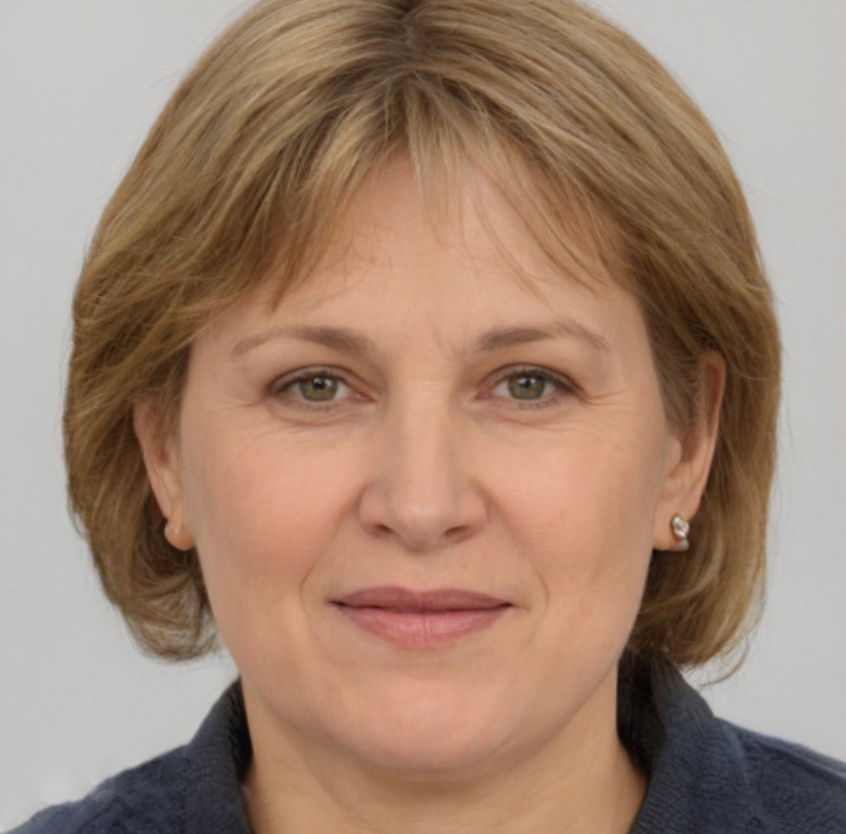
#> input picture IMG_2828.jpg, 846 x 834 px, shrunk from 1125 x 1109 before the run
$ python 'Lab 1 (Image Brightening).py'
#> lines starting #> are read from the running program, lines starting #| are printed output that depends on the picture
import cv2
import numpy as np
imagedata_brt = cv2.imread('IMG_2828.jpg')
#> imagedata_brt is the input picture: shape (834, 846, 3); mean B, G, R 113.7, 132.4, 160.3
cv2.imshow("Original", imagedata_brt)
Intensity_Matrix = np.ones(imagedata_brt.shape, dtype = "uint8") * 75
print(Intensity_Matrix)
#> (printed output is left out)
brightened_image = cv2.add(imagedata_brt, Intensity_Matrix)
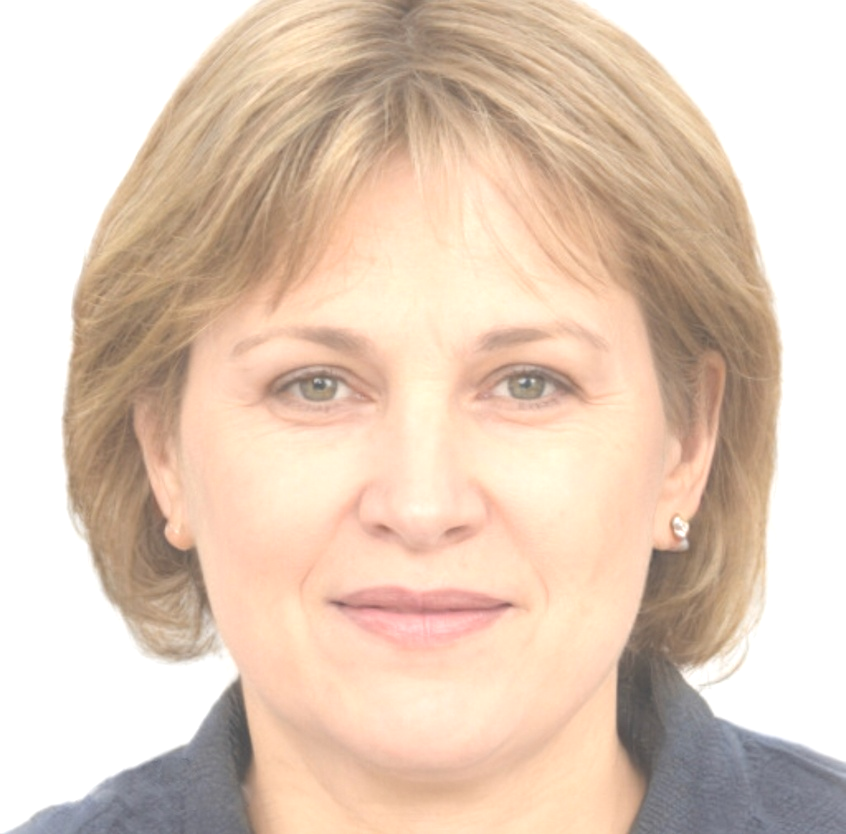
#> brightened_image: shape (834, 846, 3); mean B, G, R 185.2, 203.4, 225.9
cv2.imshow("Bright", brightened_image)
cv2.waitKey(0)
cv2.destroyAllWindows()
